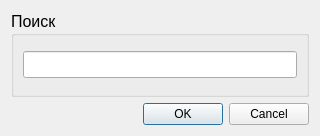
<?xml version="1.0" encoding="UTF-8"?>
<ui version="4.0">
 <class>SingleAttributeSearchWindow</class>
 <widget class="QDialog" name="SingleAttributeSearchWindow">
  <property name="geometry">
   <rect>
    <x>0</x>
    <y>0</y>
    <width>320</width>
    <height>136</height>
   </rect>
  </property>
  <property name="windowTitle">
   <string>Dialog</string>
  </property>
  <layout class="QVBoxLayout" name="verticalLayout">
   <item>
    <widget class="QGroupBox" name="groupBox">
     <property name="font">
      <font>
       <pointsize>12</pointsize>
      </font>
     </property>
     <property name="title">
      <string>Поиск</string>
     </property>
     <layout class="QHBoxLayout" name="horizontalLayout">
      <item>
       <widget class="QLineEdit" name="lineEdit"/>
      </item>
     </layout>
    </widget>
   </item>
   <item>
    <widget class="QDialogButtonBox" name="buttonBox">
     <property name="orientation">
      <enum>Qt::Horizontal</enum>
     </property>
     <property name="standardButtons">
      <set>QDialogButtonBox::Cancel|QDialogButtonBox::Ok</set>
     </property>
    </widget>
   </item>
  </layout>
 </widget>
 <resources/>
 <connections>
  <connection>
   <sender>buttonBox</sender>
   <signal>accepted()</signal>
   <receiver>SingleAttributeSearchWindow</receiver>
   <slot>accept()</slot>
   <hints>
    <hint type="sourcelabel">
     <x>248</x>
     <y>254</y>
    </hint>
    <hint type="destinationlabel">
     <x>157</x>
     <y>274</y>
    </hint>
   </hints>
  </connection>
  <connection>
   <sender>buttonBox</sender>
   <signal>rejected()</signal>
   <receiver>SingleAttributeSearchWindow</receiver>
   <slot>reject()</slot>
   <hints>
    <hint type="sourcelabel">
     <x>316</x>
     <y>260</y>
    </hint>
    <hint type="destinationlabel">
     <x>286</x>
     <y>274</y>
    </hint>
   </hints>
  </connection>
 </connections>
</ui>
